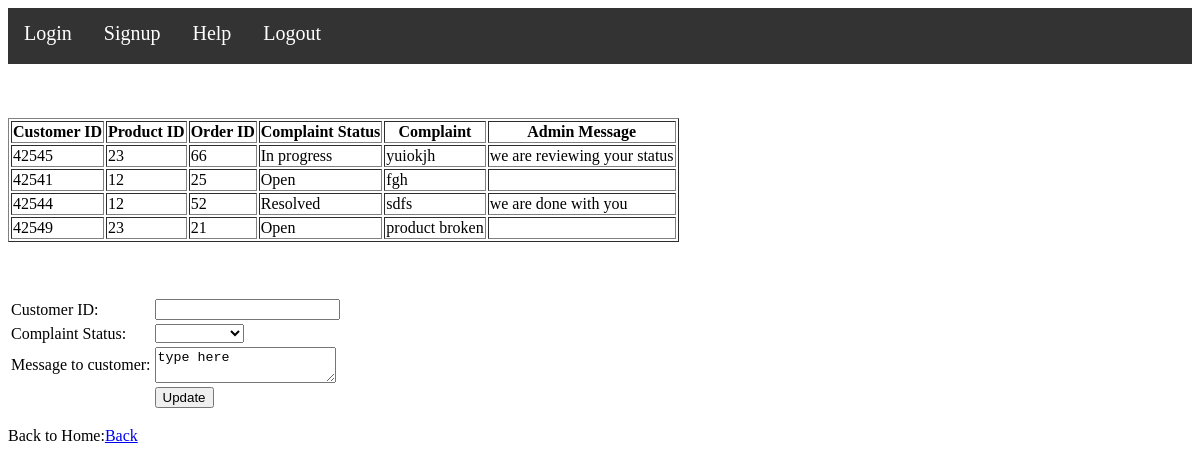
Page /temp/admin_complaint.php (signed in) on the committed database.
### tables this page shows
CREATE TABLE IF NOT EXISTS `complaint` (
  `Customer_id` int(11) NOT NULL,
  `Product_id` int(11) NOT NULL,
  `Order_id` int(11) NOT NULL,
  `Complaint_status` varchar(15) NOT NULL,
  `Complaint` varchar(200) NOT NULL,
  `Admin_msg` varchar(200) DEFAULT NULL
);

### temp/admin_complaint.php (the view, shortened to what this page needs)
<html>
<head>
    <link rel="stylesheet" type="text/css" href="./files/sample.css">
</head>
<body>
<ul class="ul1" >
    <li><a href="index.php">Login</a></li>
    <li><a href="signup.php">Signup</a></li>
    <li><a href="help.php">Help</a></li>
    <li><a href="logout.php">Logout</a></li>
</ul>
<br/><br/><br/>
<?php
include("connection.php");
$complaintSQL = "SELECT Customer_id, Product_id, Order_id, Complaint_status, Complaint, Admin_msg
                 FROM complaint";
$complaintResult = $conn->query($complaintSQL);
if ($complaintResult->num_rows > 0) {
    echo "<table border='1'>";
    echo "<tr><th>Customer ID</th><th>Product ID</th><th>Order ID</th><th>Complaint Status</th><th>Complaint</th><th>Admin Message</th></tr>";
    while ($row = $complaintResult->fetch_assoc()) {
        echo "<tr>";
        echo "<td>" . $row['Customer_id'] . "</td>";
        echo "<td>" . $row['Product_id'] . "</td>";
        echo "<td>" . $row['Order_id'] . "</td>";
        echo "<td>" . $row['Complaint_status'] . "</td>";
        echo "<td>" . $row['Complaint'] . "</td>";
        echo "<td>" . $row['Admin_msg'] . "</td>";
        echo "</tr>";
    }
    echo "</table>";
} else {
    echo "No complaints found.";
}
?>
<br/><br/><br/>
<form method="post" action="">
    <table>
        <tr>
            <td>Customer ID:</td>
            <td><input type="number" name="cid" required></td>
        </tr>
        <tr>
            <td>Complaint Status:</td>
            <td>
                <select name="status">
                    <option selected></option>
                    <option>In progress</option>
                </select>
            </td>
        </tr>
        <tr>
            <td>Message to customer:</td>
            <td><textarea name="msg">type here</textarea></td>
        </tr>
        <tr>
            <td></td>
            <td><input type="submit" value="Update"></td>
        </tr>
    </table>
</form>
<p>Back to Home:<a href="admin.php">Back</a></p>
</body>
</html>

### temp/files/sample.css (style rules this page uses)
li a,.ul1 { list-style-type:none; margin:0; padding:0; overflow:hidden; background-color:#333; }
li, .set { font-size:20px; }
li { float:left; }
li a, .dropbtn { display:inline-block; color:white; text-align:center; padding:14px 16px; text-decoration:none; }

### rows in the picture
complaint: Customer_id "42545", Product "23", Order "66", Complaint_status "In progress", Complaint "yuiokjh", Admin_msg "we are reviewing your status"
complaint: Customer_id "42541", Product "12", Order "25", Complaint_status "Open", Complaint "fgh"
complaint: Customer_id "42544", Product "12", Order "52", Complaint_status "Resolved", Complaint "sdfs", Admin_msg "we are done with you"
complaint: Customer_id "42549", Product "23", Order "21", Complaint_status "Open", Complaint "product broken"
